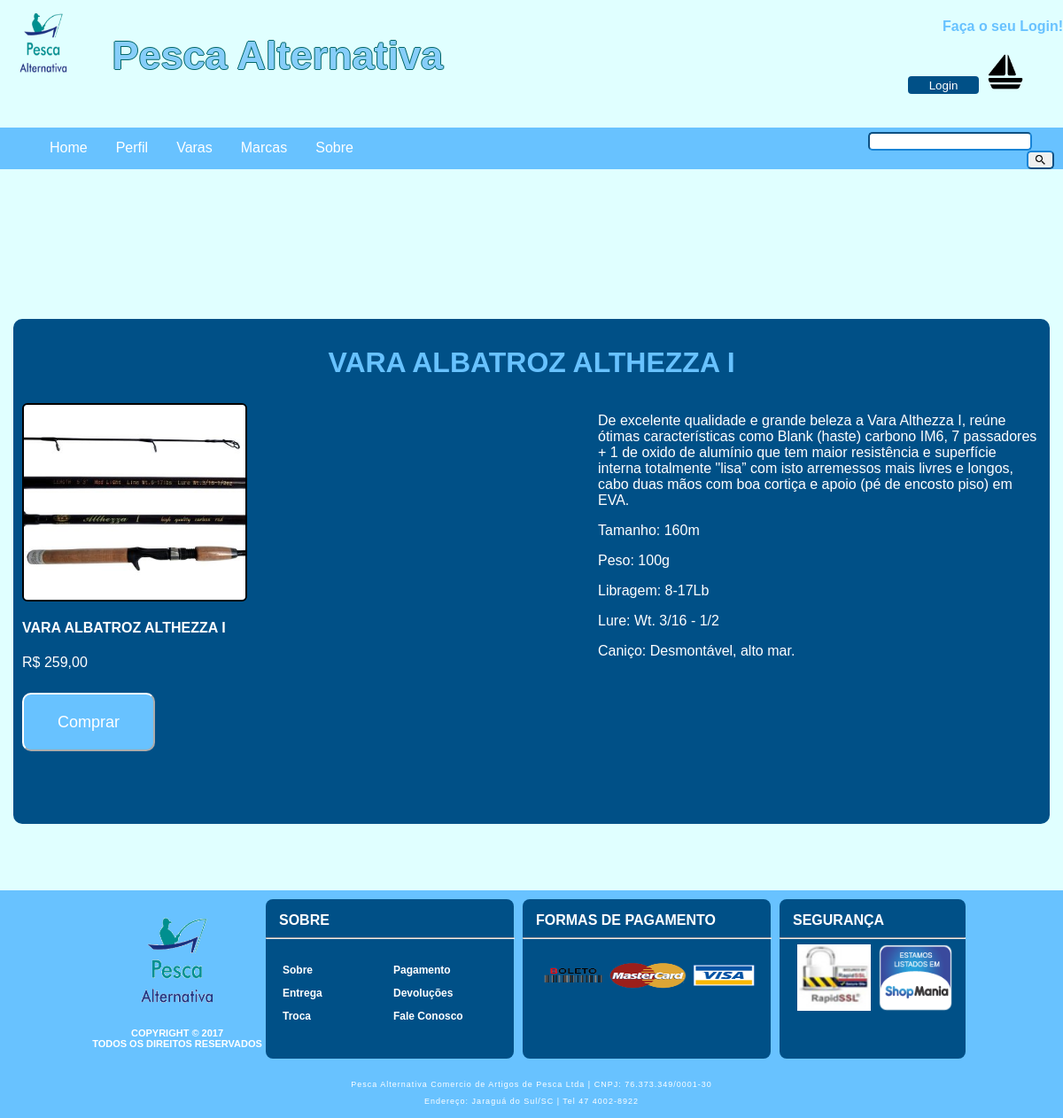
Page /produto.php?id=1 on the committed database.
### tables this page shows
CREATE TABLE `vara` (
  `id` int(11) NOT NULL AUTO_INCREMENT,
  `nome` varchar(250) DEFAULT NULL,
  `preco` decimal(10,0) DEFAULT NULL,
  `descricao` varchar(350) DEFAULT NULL,
  `tamanho` varchar(5) DEFAULT NULL,
  `peso` varchar(6) DEFAULT NULL,
  `libragem` varchar(15) DEFAULT NULL,
  `lure` varchar(15) DEFAULT NULL,
  `canico` varchar(45) DEFAULT NULL,
  `quantidade` float DEFAULT NULL,
  `categoria_id` int(11) NOT NULL,
  `fornecedor_id` int(11) NOT NULL,
  `foto` varchar(45) DEFAULT NULL,
  PRIMARY KEY (`id`),
  KEY `fk_vara_categoria1_idx` (`categoria_id`),
  KEY `fk_vara_fornecedor1_idx` (`fornecedor_id`),
  CONSTRAINT `fk_vara_categoria1` FOREIGN KEY (`categoria_id`) REFERENCES `categoria` (`id`) ON DELETE NO ACTION ON UPDATE NO ACTION,
  CONSTRAINT `fk_vara_fornecedor1` FOREIGN KEY (`fornecedor_id`) REFERENCES `fornecedor` (`id`) ON DELETE NO ACTION ON UPDATE NO ACTION
);

### produto.php (the view, shortened to what this page needs)
<html>
<head>
	<link rel="stylesheet" href="style2.css">
		<link rel="stylesheet" href="style.css">
	</head>
<?php
	include ("menu.php");
	if(isset($_GET['id'])){
		$id= $_GET['id'];
echo"	<div class='id1'> ";
$sqlQuery = "select * from vara where id=$id ";
	$mysqlQuery = mysqli_query($conexao, $sqlQuery);
		while($search=mysqli_fetch_assoc($mysqlQuery)){
echo"	<h1 style='text-align: center;color: #68c2ff;'>".$search['nome']."</H1>";
echo"	<span class='desc1'><p>".$search['descricao']."</p>
<p>Tamanho: ".$search['tamanho']."</p>
<p>Peso: ".$search['peso']."</p>
<p>Libragem: ".$search['libragem']."</p>
<p>Lure: ".$search['lure']."</p>
<p>Caniço: ".$search['canico']."</p>
 </span>";
}
		$sqlQuery = "select * from vara where id=$id ";
	$mysqlQuery = mysqli_query($conexao, $sqlQuery);
		while($search=mysqli_fetch_assoc($mysqlQuery)){
			echo "<div id='ima'><img class='image' src='imagens/produto/".$search["foto"]."'</div>";
				 echo"	<div class='desc'><h4>".$search['nome']."</h4></div>";
						echo"<div style='margin-top: 10px;' class='price'>"."R$ ".$search['preco'].",00</div>";
						$resultadoID = $search['id'];
			 echo" <div><a href='carrinho_add.php?idProd=".$resultadoID."&page=".@$page."'><button class='botao3'><span id='span'>Comprar</span></button></a></div>";
	}
	}
	echo "</div>";
	echo "</div>";
	include("rodape.php");
	?>

### conectar.php (shortened to what this page needs)
<html>
<head>
</head>

### menu.php (shortened to what this page needs)
<?php
include ("conectar.php");
	echo "<div style='height: 45%;'>";
	echo "<div id='lados'>";
	echo "<div id='lado'>";
  echo "<img  width=98 height=98 src='Capturar.png'>";
echo "<h2 style='font-size: 45px;: ;color: #87CEFA;float: right;text-shadow: -1px 0 #006666, 0 1px #006666, 1px 0 #006666, 0 -1px #006666;'>Pesca Alternativa</h2>";
echo "</div>";
echo "<div id='lado1'>";
	if(isset($_SESSION['idUsuario'])){
	echo "<h4 style='color: #68c2ff;float: right;'>";
	echo "Bem-Vindo ";
	echo $_SESSION['nomeUsuario'];
	echo "</h4>";
	echo "<span><a href='deslogar.php'><button class='button' style='margin-right: 10px;'><span>Deslogar</span></button></a></span>";
	echo "<a href='carrinho.php'>";
	echo "<img border='0' alt='Carrinho'  src='barco.png 'title='Carrinho' width=40 height=40></a>";
	echo "</div>";
	echo "</div>";
	}else{
	echo "<h4 style='color: #68c2ff;float: right;'>";
	echo "Faça o seu Login!";
	echo "</h4>";
	echo "<span><a href='login.php'><button class='button' style='margin-right: 10px;'><span>Login</span></button></a></span>";
	echo "<img border='0' alt='Carrinho'  src='barco.png 'title='Faça o Login para usar!' width=40 height=40></a>";
	echo "</div>";
	echo "</div>";
	}
	?>
	<body style="background-color:#E0FFFF;color:black;">
</head>
<body>
<ul id='uli'>
	<li><a href="index.php">Home</a></li>
	<?php
		if(isset($_SESSION['idUsuario'])){
	echo "<li><a href='perfil.php'>Perfil</a></li>";
	}else{
	echo "<li><a href='login.php'>Perfil</a></li>";
	}
	?>
  <?php
   echo " <li class='dropdown'>";
   echo "   <a class='dropbtn'>Varas</a>";
   echo " <div class='dropdown-content'>";
  echo" </div>
  </li>";
  ?>
  <?php
   echo " <li class='dropdown'>";
   echo "   <a class='dropbtn'>Marcas</a>";
   echo " <div class='dropdown-content'>";
  echo" </div>
  </li>";
  ?>
  <li><a href="quem.php">Sobre</a></li>
  <span class='tudo2'><form style='margin: 5px;width:210px;height:25px;' name='frmBusca' method='post' action='testephp.php?a=buscar' >
	  <input style='float:left; border-radius: 5px;border-color: #1884D6;' placeholder='Buscar' type='text' name='palavra' />
    <button alt='Pesquisar' style='float:right; border-radius: 5px;border-color: #1884D6; type='submit'><img alt='Pesquisar' width=15 height=15 src='lupa.png'></button>
	</form></span>
</ul>
</div>

### rodape.php (shortened to what this page needs)
<div id="rodape">
		<div id="cont_rodape">
		<div id="rodape_logo">
		<img src='Capturar.png' width='150' height='140' >
		<p style="margin-top: 5px;">Copyright © 2017<br>Todos os direitos reservados</p>
		</div>
		<div id="rodape_sobre">
		<p class="rodape_titulo">Sobre</p>
		<hr id='linha'>
		<div style='width: 245px;margin-left: -36px;'>
		<ul id="ulesquerda">
		 <ul><a class='a' href="quem.php">Sobre</a></ul>
         <ul><a class='a' href="entrega.php">Entrega</a></ul>
		 <ul><a class='a' href="troca.php">Troca</a></ul>
    </ul>
	<ul id="uldireita">
		<ul><a class='a' href="pagamento.php">Pagamento</a></ul>
		<ul><a class='a' href="troca.php">Devoluções</a></ul>
		<ul><a class='a' href="quem.php">Fale Conosco</a></ul>
    </ul>
	</div>
		</div>
		<div id="rodape_pagamento">
		<p class="rodape_titulo">Formas De Pagamento</p>
		<hr id='linha'>
		<img style='margin-top: 20px;' width='250' height='30' src='pagamento.png' >
		</div>
		<div id="rodape_seguranca">
		<p class="rodape_titulo">Segurança</p>
		<hr id='linha1'>
		<img style="margin-left:5px; " width='83' height='75' src='cadeado.jpg'>
		<div class="mania">
		<img style="margin-left:5px; " width='83' height='75' src='3.png'>
		</div>
		</div>
<div id="infosLoja">
	<p>Pesca Alternativa Comercio de Artigos de Pesca Ltda | CNPJ: 76.373.349/0001-30</p>
	<p>Endereço: Jaraguá do Sul/SC | Tel 47 4002-8922</p>
</div>
	</div>
	</div>

### style2.css (style rules this page uses)
* { outline: none; font-family: Arial, Helvetica, sans-serif; }
.image { margin-top: 1%; width: 50%; height: 40%; border: 2px solid black; border-radius: 6px; }
.botao3 { text-align: center; border-radius: 10px; padding: 10px; width: 30%; height: 12%; text-align: center; background-color:#68c2ff; border-color: white; color: white; font-size:18px; margin-top: 5%; }
.id1 { width: 1150px; height: 550px; padding: 10px; background:#005087; margin: auto; border-radius: 10px; }
#span { margin: auto; }
#lados { float: right; width: 100%; height: 40%; }
#lado { width: 500px; height: 80px; float: left; }
#lado1 { width: 180px; height: 40px; float: right; }
.button { display: inline-block; border-radius: 4px; background-color: #005087; border: none; color: #FFFFFF; text-align: center; width: 80px; height: 20px; transition: all 0.5s; cursor: pointer; margin: 5px; }
.button span { cursor: pointer; display: inline-block; position: relative; transition: 0.5s; }
.button span:after { content: '\00bb'; position: absolute; opacity: 0; top: 0; right: -20px; transition: 0.5s; }

### style.css (style rules this page uses)
* { outline: none; font-family: Arial, Helvetica, sans-serif; }
#ima { width: 500px; margin: 0; float: left; color: white; }
.desc1 { color: white; float: right; width: 500px; }
body { background-color: #3d3b3b; min-height: 500px; margin: 0; background-attachment: fixed; background-position: center; background-repeat: no-repeat; background-size: cover; }
.mania { float: right; }
h1 { color: #e67e22; text-align: center; }
#rodape { width: 100%; margin-top: 75px; margin-left: auto; margin-right: auto; background-color: #68c2ff; }
#cont_rodape { width: 1000px; margin: 0 auto; }
#rodape_logo { width: 200px; height: 190px; text-align: center; color: #FFF; font-size: 11px; font-weight: bold; padding-top: 10px; float: left; text-transform: uppercase; }
#rodape_sobre { width: 250px; height: 150px; margin-top: 10px; float: left; background-color: #005087; padding: 15px; font-size: 12px; color: #FFF; -webkit-border-radius: 8px; -moz-border-radius: 8px; border-radius: 8px; }
#rodape_pagamento { width: 250px; height: 150px; margin-top: 10px; margin-left: 10px; float: left; background-color: #005087; padding: 15px; font-size: 12px; color: #FFF; -webkit-border-radius: 8px; -moz-border-radius: 8px; border-radius: 8px; }
#rodape_seguranca { width: 180px; height: 150px; margin-top: 10px; margin-left: 10px; float: left; background-color: #005087; padding: 15px; font-size: 12px; color: #FFF; -webkit-border-radius: 8px; -moz-border-radius: 8px; border-radius: 8px; }
#infosLoja { width: 100%; font-family: arial; font-size: 9px; letter-spacing: 1px; padding: 5px 0; text-align: center; color: #FFF; clear: both; }
.rodape_titulo { text-transform: uppercase; font-size: 16px; font-weight: bold; margin: 0; }
#linha { width: 111.4%; float: left; margin-top: 10px; margin-left: -15px; background-color: black; background-repeat: repeat-x; }
#linha1 { width: 115.3%; float: left; margin-top: 10px; margin-left: -15px; background-color: black; background-repeat: repeat-x; }
#ulesquerda { float: left; font-weight: bold; margin-top: 10px !important; padding: 0; margin-left: auto; width: 120px; height: 140px; }
#uldireita { float: right; margin-left: auto; margin-top: 10px !important; font-weight: bold; position: relative; padding: 0; width: 120px; height: 140px; }
.a { text-decoration: none; color: white; }

### menu.php (style rules this page uses)
#uli { list-style-type: none; margin: none; padding: none; overflow: hidden; background-color: #68c2ff; }
li { float: left; }
li a, .dropbtn { display: inline-block; color: white; text-align: center; padding: 14px 16px; text-decoration: none; }
li.dropdown { display: inline-block; }
.tudo2 { width: 225px; color: black; float: right; }

### rodape.php (style rules this page uses)
ul { display: block; list-style-type: disc; -webkit-margin-before: 1em; -webkit-margin-after: 1em; -webkit-margin-start: 0px; -webkit-margin-end: 0px; -webkit-padding-start: 40px; }

### rows in the picture
vara: nome "VARA ALBATROZ ALTHEZZA I", descricao "De excelente qualidade e grande beleza a Vara Althezza I, reúne ótimas características como Blank (haste) carbono IM6, 7 passadores + 1 de oxido de alumínio que tem maior resistência e superfície interna totalmente \"lisa” com isto arremessos mais livres e longos, cabo duas mãos com boa cortiça e apoio (pé de encosto piso) em EVA.", tamanho "160m", peso "100g", libragem "8-17Lb", lure "Wt. 3/16 - 1/2", canico "Desmontável, alto mar.", foto (picture), preco "259"
